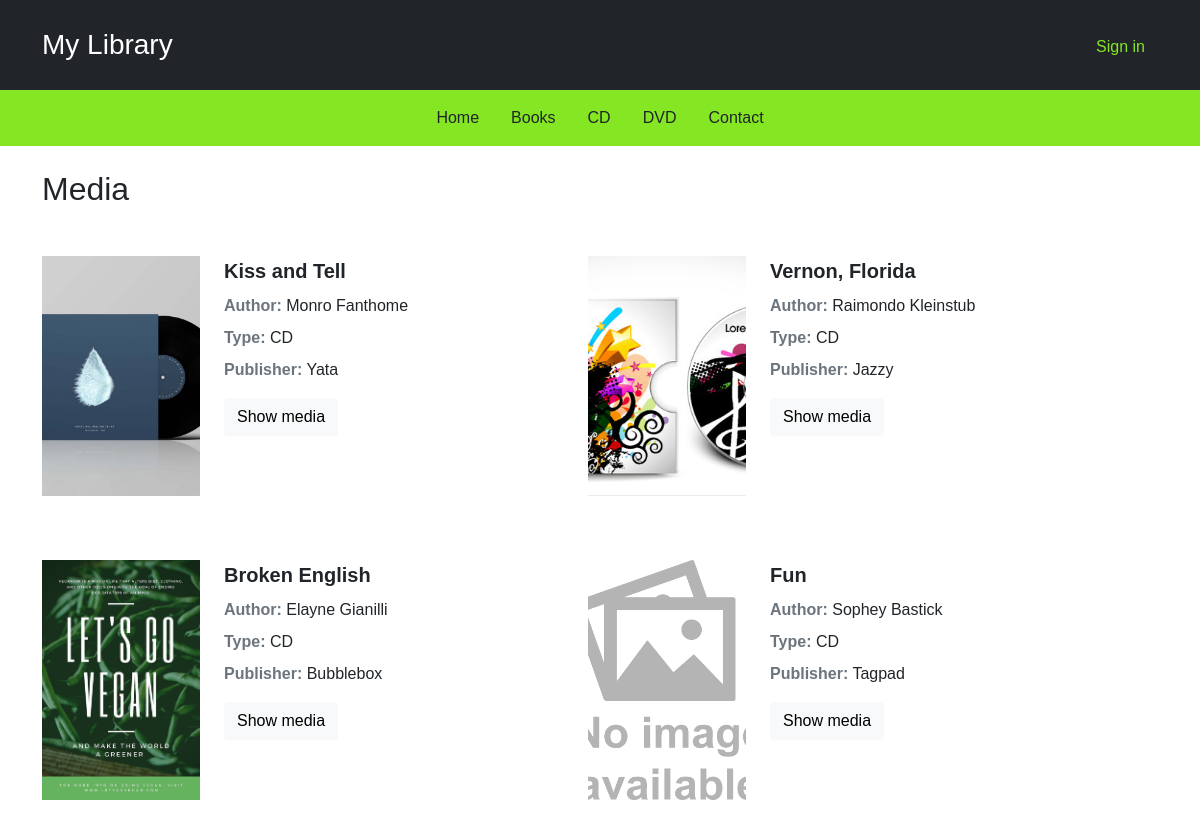
/crud/index3.php, run on the app's committed database.
### tables this page shows
CREATE TABLE `media` (
  `id` int(11) NOT NULL,
  `title` varchar(40) NOT NULL,
  `author_name` varchar(20) NOT NULL,
  `author_lastname` varchar(20) NOT NULL,
  `code` int(11) NOT NULL,
  `description` varchar(50) NOT NULL,
  `publish_date` date NOT NULL,
  `publisher_name` varchar(20) NOT NULL,
  `publisher_address` varchar(20) NOT NULL,
  `size` varchar(10) NOT NULL,
  `type` varchar(10) NOT NULL,
  `status` varchar(20) NOT NULL,
  `picture` varchar(30) NOT NULL
);

### crud/index3.php (the view, shortened to what this page needs)
<?php
require_once 'actions/db_connect.php';
$sql = "SELECT * FROM media WHERE type = 'CD'";
$result = mysqli_query($connect ,$sql);
$tbody='';
if(mysqli_num_rows($result)  > 0) {
    while($row = mysqli_fetch_array($result, MYSQLI_ASSOC)){
        $buttons='';
        $tbody .= "
            <div class='row col-12 col-lg-6 my-4'>
                <div class='col-12 col-md-4 mb-3 image_height'>
                    <img src='pictures/" .$row['picture']."'>
                </div>
                <div class='col-12 col-md-8'>
                    <div class='fs-5 fw-bold'>" .$row['title']."</div>
                    <div class='my-2'><span class='text-secondary fw-bold'>Author:</span> " .$row['author_name']. ' ' . $row['author_lastname']."</div>
                    <div class='my-2'><span class='text-secondary fw-bold'>Type:</span> " .$row['type']."</div>
                    <a href='publisher-details.php?publisher=" .$row['id']."'>
                        <div class='my-2'><span class='text-secondary fw-bold'>Publisher:</span> " .$row['publisher_name']."</div>
                    </a>
                    <a href='details.php?id=" .$row['id']."'>
                        <button class='btn btn-light my-2' type='button'>Show media</button>
                    </a>
                </div>
                ". $buttons."
            </div>";
    };
} else {
    $tbody =  "<tr><td colspan='5'><center>No Data Available </center></td></tr>";
}
?>
<!DOCTYPE html>
<html lang="en">
    <head>
        <?php require_once 'components/boot.php'?>
        <link rel="stylesheet" href="css/style.css" />
    </head>
    <body>
        <?php require_once 'components/header.php'?>
        <div class="container">
            <div class="h2 my-4">Media</div>
            <div class="row">
                <?= $tbody;?>
            </div>
        </div>
    </body>
</html>

### crud/css/style.css (style rules this page uses)
* { margin: 0; padding: 0; }
body { font-family: 'Century Gothic', Helvetica, Tahoma, sans-serif; font-size: 1rem; }
a { text-decoration: none; color: inherit }
img { object-fit: cover; max-width: 100%; height: 100%; width: 100%; }
.image_height { height: 15rem; }

### data on the page
media: picture (picture), title "Kiss and Tell", author_name "Monro", author_lastname "Fanthome", type "CD", publisher_name "Yata"
media: picture (picture), title "Vernon, Florida", author_name "Raimondo", author_lastname "Kleinstub", type "CD", publisher_name "Jazzy"
media: picture (picture), title "Broken English", author_name "Elayne", author_lastname "Gianilli", type "CD", publisher_name "Bubblebox"
media: picture (picture), title "Fun", author_name "Sophey", author_lastname "Bastick", type "CD", publisher_name "Tagpad"
